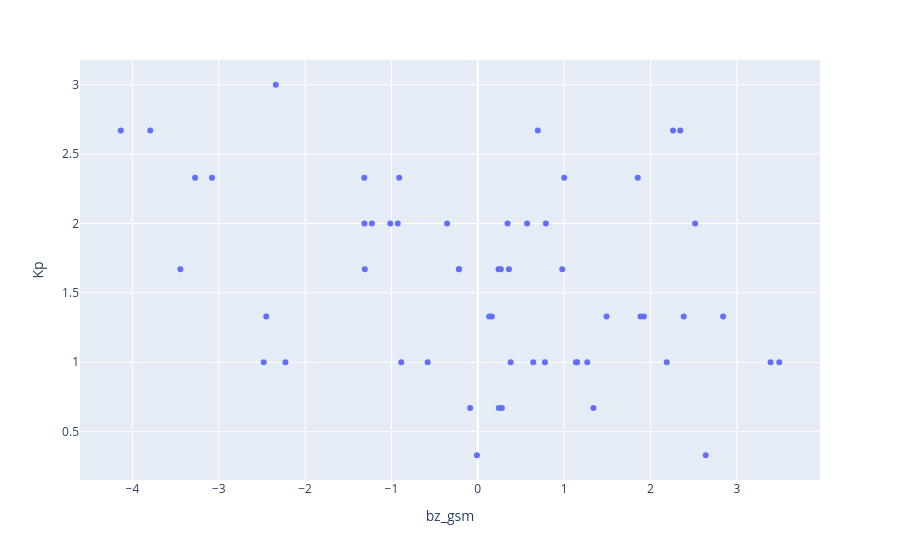

Write notebook code for a chart like this one.
### Code cell
px.scatter(
    kp_merged,
    x="bz_gsm",
    y="Kp"
)

### Figure 1 — Plotly figure (JSON) as saved in the notebook; plotly's stock layout.template omitted (floating-point values rounded to 4 significant figures)
{"data": [{"hovertemplate": "bz_gsm=%{x}<br>Kp=%{y}<extra></extra>", "legendgroup": "", "marker": {"color": "#636efa", "symbol": "circle"}, "mode": "markers", "name": "", "orientation": "v", "showlegend": false, "type": "scatter", "x": [-3.275, -1.315, 0.1621, -0.01022, -0.5811, -0.9269, 0.2398, 0.2787, 1.924, -2.228, -2.45, -2.479, -3.793, -2.339, 1.852, 1.339, -0.9101, 0.2667, 0.3803, 1.268, -1.014, 0.6949, 0.3448, 2.517, -3.445, 0.7884, 0.3602, -0.2168, 0.9783, 2.384, -1.309, 2.188, 3.39, 1.884, 0.6419, 1.491, 1.151, 2.841, 1.136, -0.8867, -0.2189, 0.1317, 0.2426, -1.227, -1.313, 0.7776, 2.64, -0.08872, -0.3558, -3.078, -4.135, 2.344, 3.491, 1.001, 0.5708, 2.261], "xaxis": "x", "y": [2.33, 2.33, 1.33, 0.33, 1.0, 2.0, 1.67, 0.67, 1.33, 1.0, 1.33, 1.0, 2.67, 3.0, 2.33, 0.67, 2.33, 1.67, 1.0, 1.0, 2.0, 2.67, 2.0, 2.0, 1.67, 2.0, 1.67, 1.67, 1.67, 1.33, 1.67, 1.0, 1.0, 1.33, 1.0, 1.33, 1.0, 1.33, 1.0, 1.0, 1.67, 1.33, 0.67, 2.0, 2.0, 1.0, 0.33, 0.67, 2.0, 2.33, 2.67, 2.67, 1.0, 2.33, 2.0, 2.67], "yaxis": "y"}], "layout": {"legend": {"tracegroupgap": 0}, "margin": {"t": 60}, "xaxis": {"anchor": "y", "domain": [0, 1], "title": {"text": "bz_gsm"}}, "yaxis": {"anchor": "x", "domain": [0, 1], "title": {"text": "Kp"}}}}
